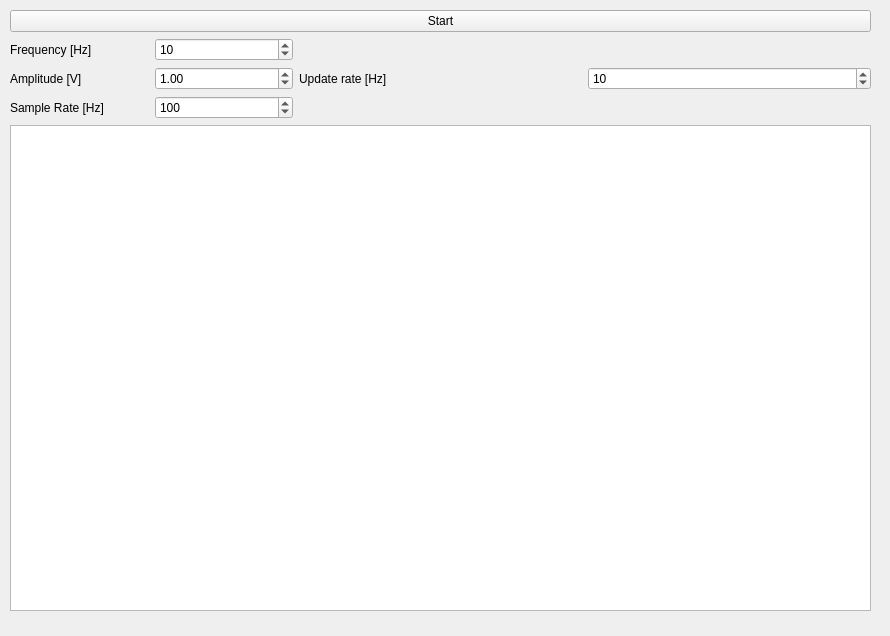
<?xml version="1.0" encoding="UTF-8"?>
<ui version="4.0">
 <class>MainWindow</class>
 <widget class="QMainWindow" name="MainWindow">
  <property name="geometry">
   <rect>
    <x>0</x>
    <y>0</y>
    <width>890</width>
    <height>636</height>
   </rect>
  </property>
  <property name="windowTitle">
   <string>Sinewave Generator</string>
  </property>
  <widget class="QWidget" name="centralwidget">
   <widget class="QWidget" name="verticalLayoutWidget">
    <property name="geometry">
     <rect>
      <x>10</x>
      <y>10</y>
      <width>861</width>
      <height>601</height>
     </rect>
    </property>
    <layout class="QVBoxLayout" name="verticalLayout">
     <item>
      <widget class="QPushButton" name="StartButton">
       <property name="text">
        <string>Start</string>
       </property>
      </widget>
     </item>
     <item>
      <layout class="QHBoxLayout" name="horizontalLayout_2">
       <item>
        <layout class="QHBoxLayout" name="horizontalLayout">
         <item>
          <layout class="QGridLayout" name="gridLayout_2">
           <item row="0" column="1">
            <widget class="QSpinBox" name="FrequencyBox">
             <property name="minimum">
              <number>1</number>
             </property>
             <property name="maximum">
              <number>1000</number>
             </property>
             <property name="value">
              <number>10</number>
             </property>
            </widget>
           </item>
           <item row="2" column="1">
            <widget class="QSpinBox" name="SampleRateBox">
             <property name="minimum">
              <number>1</number>
             </property>
             <property name="maximum">
              <number>1000</number>
             </property>
             <property name="value">
              <number>100</number>
             </property>
            </widget>
           </item>
           <item row="0" column="0">
            <widget class="QLabel" name="label">
             <property name="text">
              <string>Frequency [Hz]</string>
             </property>
            </widget>
           </item>
           <item row="1" column="0">
            <widget class="QLabel" name="label_2">
             <property name="text">
              <string>Amplitude [V]</string>
             </property>
            </widget>
           </item>
           <item row="2" column="0">
            <widget class="QLabel" name="label_3">
             <property name="text">
              <string>Sample Rate [Hz]</string>
             </property>
            </widget>
           </item>
           <item row="1" column="1">
            <widget class="QDoubleSpinBox" name="AmplitudeBox">
             <property name="maximum">
              <double>1000.000000000000000</double>
             </property>
             <property name="singleStep">
              <double>0.100000000000000</double>
             </property>
             <property name="value">
              <double>1.000000000000000</double>
             </property>
            </widget>
           </item>
          </layout>
         </item>
         <item>
          <widget class="QLabel" name="label_4">
           <property name="text">
            <string>Update rate [Hz]</string>
           </property>
          </widget>
         </item>
         <item>
          <widget class="QSpinBox" name="UpdateRateBox">
           <property name="minimum">
            <number>1</number>
           </property>
           <property name="maximum">
            <number>1000</number>
           </property>
           <property name="value">
            <number>10</number>
           </property>
          </widget>
         </item>
        </layout>
       </item>
      </layout>
     </item>
     <item>
      <widget class="QChartView" name="SineChartView">
       <property name="minimumSize">
        <size>
         <width>500</width>
         <height>0</height>
        </size>
       </property>
      </widget>
     </item>
    </layout>
   </widget>
  </widget>
 </widget>
 <customwidgets>
  <customwidget>
   <class>QChartView</class>
   <extends>QGraphicsView</extends>
   <header>QtCharts</header>
  </customwidget>
 </customwidgets>
 <resources/>
 <connections/>
</ui>
